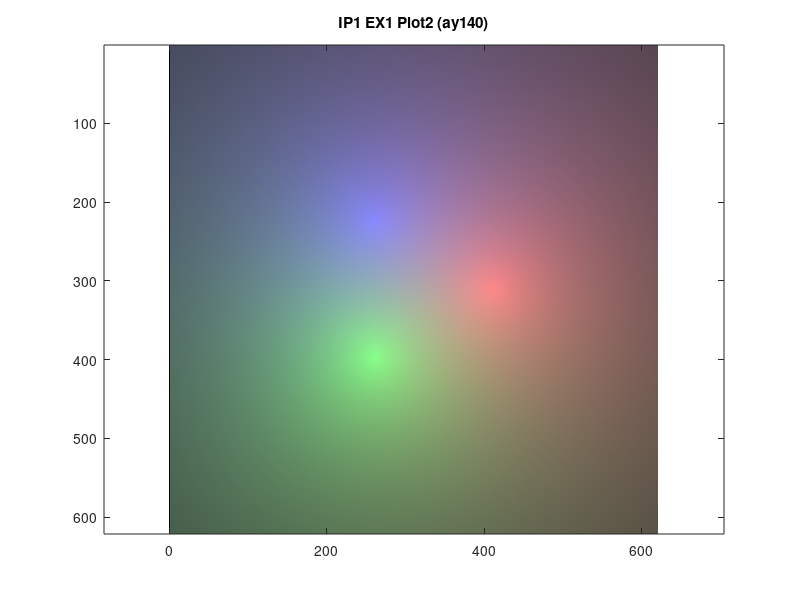

Source code (MATLAB):
% Define the radius and delta values
rad = 100;
del = 10;

% Create a meshgrid of x and y values
[x, y] = meshgrid((-3*rad-del):(3*rad+del));

% Get the size of the meshgrid
[rows, cols] = size(x);

% --------change here--------
p = 0.005;
comp = @(x, y, xc, yc) (1 ./ (1 + (p * sqrt((x-xc).^2+(y-yc).^2))));

% Create an empty image matrix with the specified size
venn_img = zeros(rows, cols, 3);

% Set the red channel of the image based on the distance from the first circle center
venn_img(:,:,1) = (comp(x, y, rad.*cos(0), rad.*sin(0)));

% Set the green channel of the image based on the distance from the second circle center
venn_img(:,:,2) = (comp(x, y, rad.*cos(2*pi/3), rad.*sin(2*pi/3)));

% Set the blue channel of the image based on the distance from the third circle center
venn_img(:,:,3) = (comp(x, y, rad.*cos(4*pi/3), rad.*sin(4*pi/3)));

% Create a new figure and clear it
figure(1); clf

% Display the image
image(venn_img)

% Set the aspect ratio of the plot to be equal
axis equal% Add a title to the plot
title('IP1 EX1 Plot2 (ay140)')
